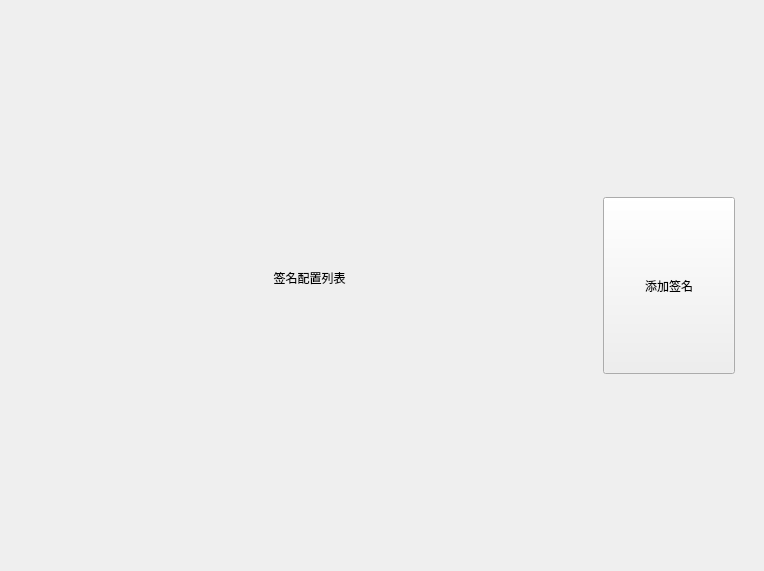
<?xml version="1.0" encoding="UTF-8"?>
<ui version="4.0">
 <class>Form</class>
 <widget class="QWidget" name="Form">
  <property name="geometry">
   <rect>
    <x>0</x>
    <y>0</y>
    <width>764</width>
    <height>571</height>
   </rect>
  </property>
  <property name="windowTitle">
   <string>Form</string>
  </property>
  <widget class="QWidget" name="verticalLayoutWidget_5">
   <property name="geometry">
    <rect>
     <x>0</x>
     <y>0</y>
     <width>761</width>
     <height>571</height>
    </rect>
   </property>
   <layout class="QVBoxLayout" name="verticalLayout_6" stretch="0,1,0">
    <property name="topMargin">
     <number>0</number>
    </property>
    <item>
     <spacer name="verticalSpacer_2">
      <property name="orientation">
       <enum>Qt::Vertical</enum>
      </property>
      <property name="sizeHint" stdset="0">
       <size>
        <width>20</width>
        <height>20</height>
       </size>
      </property>
     </spacer>
    </item>
    <item>
     <layout class="QHBoxLayout" name="horizontalLayout" stretch="4,1">
      <property name="spacing">
       <number>0</number>
      </property>
      <property name="leftMargin">
       <number>20</number>
      </property>
      <property name="rightMargin">
       <number>20</number>
      </property>
      <item>
       <layout class="QVBoxLayout" name="verticalLayout">
        <property name="spacing">
         <number>0</number>
        </property>
        <item>
         <widget class="QWidget" name="wdg_used_signers" native="true">
          <widget class="QWidget" name="verticalLayoutWidget">
           <property name="geometry">
            <rect>
             <x>-1</x>
             <y>-1</y>
             <width>581</width>
             <height>511</height>
            </rect>
           </property>
           <layout class="QVBoxLayout" name="verticalLayout_3" stretch="0,1">
            <property name="spacing">
             <number>6</number>
            </property>
            <property name="topMargin">
             <number>6</number>
            </property>
            <item>
             <widget class="QLabel" name="label_2">
              <property name="font">
               <font>
                <bold>false</bold>
               </font>
              </property>
              <property name="text">
               <string>签名配置列表</string>
              </property>
              <property name="alignment">
               <set>Qt::AlignCenter</set>
              </property>
             </widget>
            </item>
            <item>
             <layout class="QVBoxLayout" name="layout_signers"/>
            </item>
           </layout>
          </widget>
         </widget>
        </item>
       </layout>
      </item>
      <item>
       <layout class="QVBoxLayout" name="verticalLayout_2">
        <property name="spacing">
         <number>6</number>
        </property>
        <property name="leftMargin">
         <number>6</number>
        </property>
        <property name="rightMargin">
         <number>6</number>
        </property>
        <item>
         <spacer name="verticalSpacer_4">
          <property name="orientation">
           <enum>Qt::Vertical</enum>
          </property>
          <property name="sizeHint" stdset="0">
           <size>
            <width>20</width>
            <height>40</height>
           </size>
          </property>
         </spacer>
        </item>
        <item>
         <widget class="QPushButton" name="btn_add_signer">
          <property name="sizePolicy">
           <sizepolicy hsizetype="Expanding" vsizetype="Expanding">
            <horstretch>0</horstretch>
            <verstretch>0</verstretch>
           </sizepolicy>
          </property>
          <property name="text">
           <string>添加签名</string>
          </property>
         </widget>
        </item>
        <item>
         <spacer name="verticalSpacer_5">
          <property name="orientation">
           <enum>Qt::Vertical</enum>
          </property>
          <property name="sizeHint" stdset="0">
           <size>
            <width>20</width>
            <height>40</height>
           </size>
          </property>
         </spacer>
        </item>
       </layout>
      </item>
     </layout>
    </item>
    <item>
     <spacer name="verticalSpacer">
      <property name="orientation">
       <enum>Qt::Vertical</enum>
      </property>
      <property name="sizeHint" stdset="0">
       <size>
        <width>20</width>
        <height>20</height>
       </size>
      </property>
     </spacer>
    </item>
   </layout>
  </widget>
 </widget>
 <resources/>
 <connections/>
</ui>
